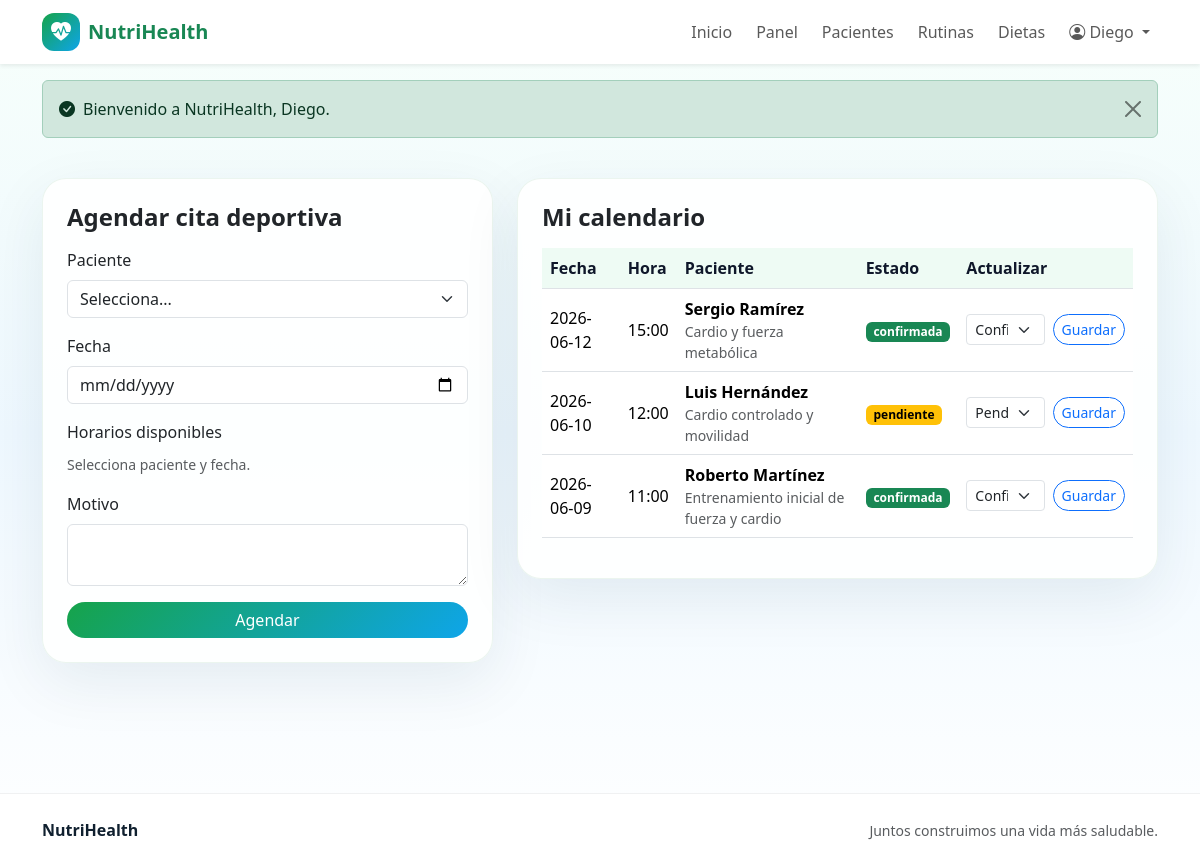
Screenshot of /pages/entrenador/citas.php (signed in) with the database file from the repository.
### tables this page shows
CREATE TABLE citas (
    id INT AUTO_INCREMENT PRIMARY KEY,
    paciente_id INT NOT NULL,
    especialista_id INT NOT NULL,
    tipo_especialista ENUM('nutriologo', 'entrenador') NOT NULL,
    fecha DATE NOT NULL,
    hora TIME NOT NULL,
    motivo VARCHAR(200),
    estado ENUM('pendiente', 'confirmada', 'cancelada', 'finalizada') DEFAULT 'pendiente',
    observaciones TEXT,

    FOREIGN KEY (paciente_id) REFERENCES personas(id),
    FOREIGN KEY (especialista_id) REFERENCES personas(id)
);

CREATE TABLE personas (
    id INT AUTO_INCREMENT PRIMARY KEY,
    nombre VARCHAR(100) NOT NULL,
    apellido_paterno VARCHAR(100),
    apellido_materno VARCHAR(100),
    fecha_nacimiento DATE,
    sexo ENUM('Masculino', 'Femenino', 'Otro'),
    telefono VARCHAR(20),
    email VARCHAR(100) UNIQUE NOT NULL,
    direccion TEXT,
    usuario VARCHAR(50) UNIQUE NOT NULL,
    password_hash VARCHAR(255) NOT NULL,
    rol ENUM('paciente', 'nutriologo', 'entrenador') NOT NULL,
    activo BOOLEAN DEFAULT TRUE,
    fecha_registro DATETIME DEFAULT CURRENT_TIMESTAMP
);

### includes/functions.php (called while the page is built, shortened)
<?php
require_once __DIR__ . '/../config/database.php';
function normalize_path_for_url(string $path): string
{
    $path = str_replace('\\', '/', $path);
    $parts = [];
    foreach (explode('/', $path) as $part) {
        if ($part === '' || $part === '.') {
            continue;
        }
        $parts[] = $part;
    }
    return implode('/', $parts);
}
function relative_url_from_current_script(string $targetPath): string
{
    $scriptFile = $_SERVER['SCRIPT_FILENAME'] ?? APP_ROOT . DIRECTORY_SEPARATOR . 'index.php';
    $scriptDir = normalize_path_for_url(dirname($scriptFile));
    $target = normalize_path_for_url(APP_ROOT . ($targetPath !== '' ? DIRECTORY_SEPARATOR . str_replace('/', DIRECTORY_SEPARATOR, $targetPath) : ''));
    $fromParts = $scriptDir === '' ? [] : explode('/', $scriptDir);
    $toParts = $target === '' ? [] : explode('/', $target);
    $i = 0;
    $max = min(count($fromParts), count($toParts));
    while ($i < $max && $fromParts[$i] === $toParts[$i]) {
        $i++;
    }
    $up = array_fill(0, count($fromParts) - $i, '..');
    $down = array_slice($toParts, $i);
    $relativeParts = array_merge($up, $down);
    return $relativeParts ? implode('/', $relativeParts) : '.';
}
function base_url(string $path = ''): string
{
    $path = ltrim($path, '/');
    preg_match('/^([^?#]*)([?#].*)?$/', $path, $matches);
    $cleanPath = $matches[1] ?? '';
    $suffix = $matches[2] ?? '';
    $relative = relative_url_from_current_script($cleanPath);
    if ($cleanPath === '') {
        return $relative === '.' ? './' : rtrim($relative, '/') . '/';
    }
    return $relative . $suffix;
}
function e(?string $value): string
{
    return htmlspecialchars($value ?? '', ENT_QUOTES, 'UTF-8');
}
function appointments_for_user(int $userId, string $role): array
{
    $condition = $role === 'paciente' ? 'c.paciente_id = ?' : 'c.especialista_id = ?';
    $sql = "SELECT c.*, pac.nombre AS paciente_nombre, pac.apellido_paterno AS paciente_apellido,
                   esp.nombre AS especialista_nombre, esp.apellido_paterno AS especialista_apellido, esp.rol AS especialista_rol
            FROM citas c
            INNER JOIN personas pac ON pac.id = c.paciente_id
            INNER JOIN personas esp ON esp.id = c.especialista_id
            WHERE {$condition}
            ORDER BY c.fecha DESC, c.hora DESC";
    $stmt = db()->prepare($sql);
    $stmt->execute([$userId]);
    return $stmt->fetchAll();
}
function appointment_statuses(): array
{
    return ['pendiente', 'confirmada', 'cancelada', 'finalizada'];
}
function badge_state(string $estado): string
{
    return match ($estado) {
        'confirmada' => 'success',
        'cancelada' => 'danger',
        'finalizada' => 'secondary',
        default => 'warning',
    };
}

### config/database.php (called while the page is built, shortened)
<?php
function db(): PDO
{
    static $pdo = null;
    if ($pdo === null) {
        $host = 'localhost';
        $database = 'sitio_salud';
        $user = 'root';
        $password = '';
        $charset = 'utf8mb4';
        $dsn = "mysql:host={$host};dbname={$database};charset={$charset}";
        $options = [
            PDO::ATTR_ERRMODE => PDO::ERRMODE_EXCEPTION,
            PDO::ATTR_DEFAULT_FETCH_MODE => PDO::FETCH_ASSOC,
            PDO::ATTR_EMULATE_PREPARES => false,
        ];
        $pdo = new PDO($dsn, $user, $password, $options);
    }
    return $pdo;
}

### pages/entrenador/citas.php (the view, shortened to what this page needs)
<?php
require_once __DIR__ . '/../../includes/functions.php';
$user = current_user();
$citas = appointments_for_user((int)$user['id'], 'entrenador');
$estados = appointment_statuses();
require __DIR__ . '/../../includes/header.php';
?>
<section class="container py-4">
    <div class="row g-4">
        <div class="col-lg-5">
            <div class="card card-soft p-4">
                <h1 class="h4 fw-bold mb-3">Agendar cita deportiva</h1>
                <form method="post" action="<?= base_url('actions/citas_crear.php') ?>">
                    <div class="mb-3">
                        <label class="form-label">Paciente</label>
                        <select name="paciente_id" class="form-select" data-patient-select required>
                            <option value="">Selecciona...</option>
                        </select>
                    </div>
                    <div class="mb-3"><label class="form-label">Fecha</label><input type="date" name="fecha" class="form-control" min="<?= date('Y-m-d') ?>" data-date-input required></div>
                    <div class="mb-3"><label class="form-label">Horarios disponibles</label><div data-slots-box><span class="text-muted small">Selecciona paciente y fecha.</span></div></div>
                    <div class="mb-3"><label class="form-label">Motivo</label><textarea name="motivo" class="form-control" rows="2"></textarea></div>
                    <button class="btn btn-nh rounded-pill w-100">Agendar</button>
                </form>
            </div>
        </div>
        <div class="col-lg-7">
            <div class="card card-soft p-4">
                <h2 class="h4 fw-bold mb-3">Mi calendario</h2>
                <div class="table-responsive">
                    <table class="table align-middle">
                        <thead><tr><th>Fecha</th><th>Hora</th><th>Paciente</th><th>Estado</th><th>Actualizar</th></tr></thead>
                        <tbody>
                        <?php foreach ($citas as $cita): ?>
                            <tr>
                                <td><?= e($cita['fecha']) ?></td>
                                <td><?= e(substr($cita['hora'],0,5)) ?></td>
                                <td>
                                    <strong><?= e($cita['paciente_nombre'].' '.$cita['paciente_apellido']) ?></strong>
                                    <div class="small text-muted"><?= e($cita['motivo']) ?></div>
                                </td>
                                <td><span class="badge text-bg-<?= badge_state($cita['estado']) ?>"><?= e($cita['estado']) ?></span></td>
                                <td>
                                    <form method="post" action="<?= base_url('actions/citas_estado.php') ?>" class="d-flex gap-2 align-items-center">
                                        <select name="estado" class="form-select form-select-sm">
                                            <?php foreach ($estados as $estado): ?>
                                                <option value="<?= e($estado) ?>" <?= $cita['estado'] === $estado ? 'selected' : '' ?>><?= e(ucfirst($estado)) ?></option>
                                            <?php endforeach; ?>
                                        </select>
                                        <button class="btn btn-sm btn-outline-primary rounded-pill">Guardar</button>
                                    </form>
                                </td>
                            </tr>
                        <?php endforeach; ?>
                        </tbody>
                    </table>
                </div>
            </div>
        </div>
    </div>
</section>
<?php require __DIR__ . '/../../includes/footer.php'; ?>

### assets/css/style.css (style rules this page uses)
:root { --nh-green: #16a34a; --nh-green-dark: #0f7a37; --nh-blue: #0ea5e9; --nh-blue-dark: #0369a1; --nh-soft: #f4fbf7; --nh-text: #10202f; }
body { min-height: 100vh; background: linear-gradient(180deg, #f7fffb 0%, #eef8ff 50%, #ffffff 100%); color: var(--nh-text); }
.btn-nh { background: linear-gradient(135deg, var(--nh-green), var(--nh-blue)); border: none; color: #fff; }
.card-soft { background: rgba(255, 255, 255, .88); border: 1px solid rgba(15, 122, 55, .08); box-shadow: 0 20px 60px rgba(2, 47, 74, .08); border-radius: 24px; }
.table thead th { color: #0f172a; background: #eefbf4; }

### rows the page displays
citas: fecha "2026-06-12", hora "15:00", paciente.apellido_paterno "Sergio Ramírez", motivo "Cardio y fuerza metabólica", estado "confirmada", estado "Confirmada"
citas: fecha "2026-06-10", hora "12:00", paciente.apellido_paterno "Luis Hernández", motivo "Cardio controlado y movilidad", estado "pendiente", estado "Pendiente"
citas: fecha "2026-06-09", hora "11:00", paciente.apellido_paterno "Roberto Martínez", motivo "Entrenamiento inicial de fuerza y cardio", estado "confirmada", estado "Confirmada"

### other values shown
$user['nombre'] "Diego"
$message "Bienvenido a NutriHealth, Diego."
